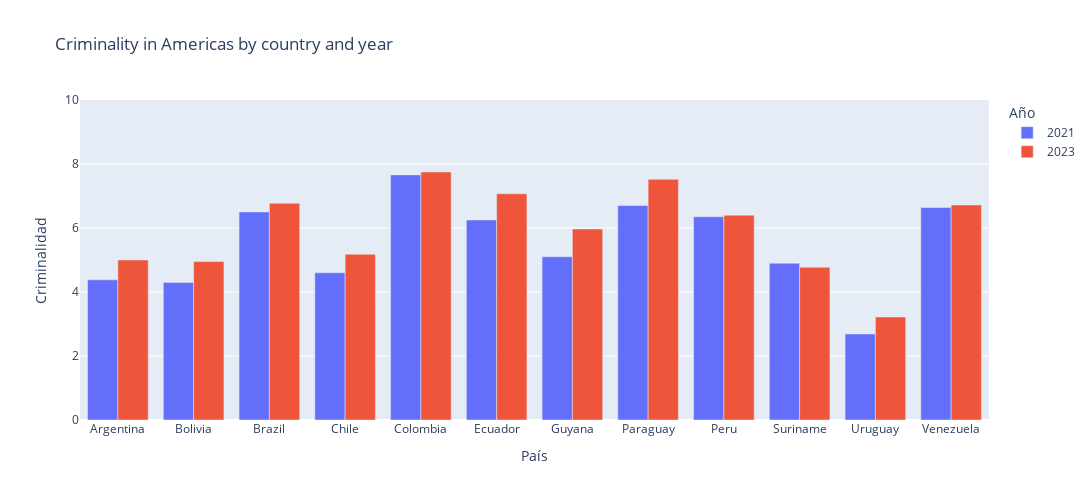

Notebook cell for this chart:
### Code cell
data_chart = data[data['region'] == 'South America'].pivot_table(index='country',observed=True, columns='year', values='criminality', aggfunc='mean')

fig = px.bar(data_chart, x=data_chart.index, y=data_chart.columns,
             title='Criminality in Americas by country and year',
             labels={'value': 'Criminalidad',
                     'year': 'Año',
                     'country': 'País'},
             barmode='group',
             width=1200, height=500)

fig.update_yaxes(range=[0, 10])
fig.update_traces(textposition='auto')
fig.update_layout(showlegend=True)
fig.show()

### Figure 1 — Plotly figure (JSON) as saved in the notebook; plotly's stock layout.template omitted (floating-point values rounded to 4 significant figures)
{"data": [{"alignmentgroup": "True", "hovertemplate": "Año=2021<br>País=%{x}<br>Criminalidad=%{y}<extra></extra>", "legendgroup": "2021", "marker": {"color": "#636efa", "pattern": {"shape": ""}}, "name": "2021", "offsetgroup": "2021", "orientation": "v", "showlegend": true, "textposition": "auto", "type": "bar", "x": ["Argentina", "Bolivia", "Brazil", "Chile", "Colombia", "Ecuador", "Guyana", "Paraguay", "Peru", "Suriname", "Uruguay", "Venezuela"], "xaxis": "x", "y": [4.38, 4.3, 6.5, 4.6, 7.66, 6.25, 5.1, 6.7, 6.35, 4.9, 2.69, 6.64], "yaxis": "y"}, {"alignmentgroup": "True", "hovertemplate": "Año=2023<br>País=%{x}<br>Criminalidad=%{y}<extra></extra>", "legendgroup": "2023", "marker": {"color": "#EF553B", "pattern": {"shape": ""}}, "name": "2023", "offsetgroup": "2023", "orientation": "v", "showlegend": true, "textposition": "auto", "type": "bar", "x": ["Argentina", "Bolivia", "Brazil", "Chile", "Colombia", "Ecuador", "Guyana", "Paraguay", "Peru", "Suriname", "Uruguay", "Venezuela"], "xaxis": "x", "y": [5, 4.95, 6.77, 5.18, 7.75, 7.07, 5.97, 7.52, 6.4, 4.77, 3.22, 6.72], "yaxis": "y"}], "layout": {"barmode": "group", "height": 500, "legend": {"title": {"text": "Año"}, "tracegroupgap": 0}, "showlegend": true, "title": {"text": "Criminality in Americas by country and year"}, "width": 1200, "xaxis": {"anchor": "y", "domain": [0, 1], "title": {"text": "País"}}, "yaxis": {"anchor": "x", "domain": [0, 1], "range": [0, 10], "title": {"text": "Criminalidad"}}}}
